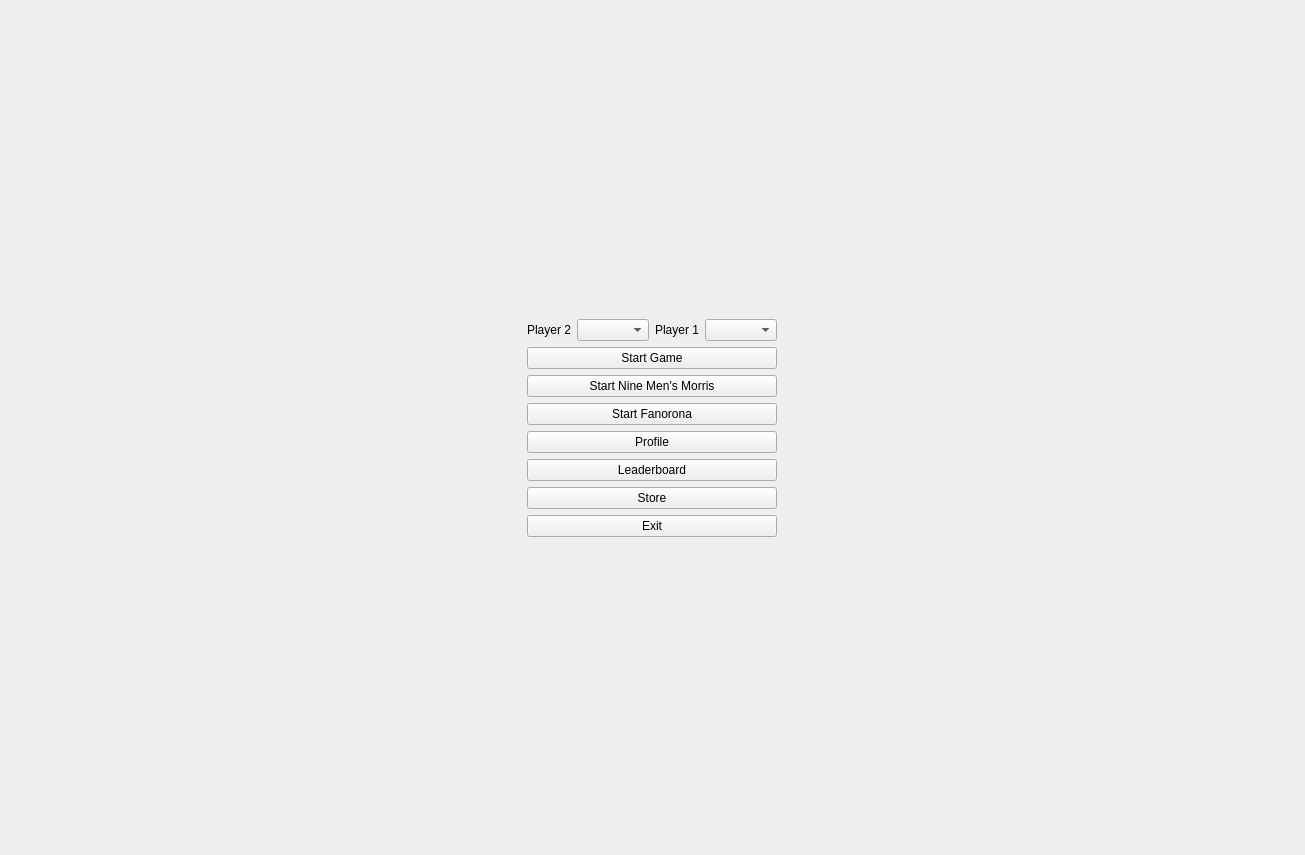
<?xml version="1.0" encoding="UTF-8"?>
<ui version="4.0">
 <class>MainMenu</class>
 <widget class="QWidget" name="MainMenu">
  <property name="geometry">
   <rect>
    <x>0</x>
    <y>0</y>
    <width>1305</width>
    <height>855</height>
   </rect>
  </property>
  <property name="windowTitle">
   <string>Form</string>
  </property>
  <layout class="QGridLayout" name="gridLayout">
   <item row="6" column="4">
    <spacer name="horizontalSpacer">
     <property name="orientation">
      <enum>Qt::Orientation::Horizontal</enum>
     </property>
     <property name="sizeHint" stdset="0">
      <size>
       <width>581</width>
       <height>20</height>
      </size>
     </property>
    </spacer>
   </item>
   <item row="1" column="3">
    <layout class="QHBoxLayout" name="horizontalLayout_4">
     <item>
      <widget class="QLabel" name="label_2">
       <property name="text">
        <string>Player 2</string>
       </property>
      </widget>
     </item>
     <item>
      <widget class="QComboBox" name="comboColorP2"/>
     </item>
     <item>
      <widget class="QLabel" name="label">
       <property name="text">
        <string>Player 1</string>
       </property>
      </widget>
     </item>
     <item>
      <widget class="QComboBox" name="comboColorP1"/>
     </item>
    </layout>
   </item>
   <item row="6" column="1">
    <spacer name="horizontalSpacer_2">
     <property name="orientation">
      <enum>Qt::Orientation::Horizontal</enum>
     </property>
     <property name="sizeHint" stdset="0">
      <size>
       <width>581</width>
       <height>20</height>
      </size>
     </property>
    </spacer>
   </item>
   <item row="2" column="3">
    <widget class="QPushButton" name="startGameButton">
     <property name="text">
      <string>Start Game</string>
     </property>
    </widget>
   </item>
   <item row="8" column="3">
    <widget class="QPushButton" name="exitButton">
     <property name="text">
      <string>Exit</string>
     </property>
    </widget>
   </item>
   <item row="3" column="3">
    <widget class="QPushButton" name="startMorrisButton">
     <property name="text">
      <string>Start Nine Men's Morris</string>
     </property>
    </widget>
   </item>
   <item row="5" column="3">
    <widget class="QPushButton" name="profileButton">
     <property name="text">
      <string>Profile</string>
     </property>
    </widget>
   </item>
   <item row="0" column="3">
    <spacer name="verticalSpacer_2">
     <property name="orientation">
      <enum>Qt::Orientation::Vertical</enum>
     </property>
     <property name="sizeHint" stdset="0">
      <size>
       <width>20</width>
       <height>40</height>
      </size>
     </property>
    </spacer>
   </item>
   <item row="7" column="3">
    <widget class="QPushButton" name="storeButton">
     <property name="text">
      <string>Store</string>
     </property>
    </widget>
   </item>
   <item row="9" column="3">
    <spacer name="verticalSpacer">
     <property name="orientation">
      <enum>Qt::Orientation::Vertical</enum>
     </property>
     <property name="sizeHint" stdset="0">
      <size>
       <width>20</width>
       <height>40</height>
      </size>
     </property>
    </spacer>
   </item>
   <item row="6" column="3">
    <widget class="QPushButton" name="leaderboardButton">
     <property name="text">
      <string>Leaderboard</string>
     </property>
    </widget>
   </item>
   <item row="4" column="3">
    <widget class="QPushButton" name="pushButton">
     <property name="text">
      <string>Start Fanorona</string>
     </property>
    </widget>
   </item>
  </layout>
 </widget>
 <resources/>
 <connections/>
</ui>
